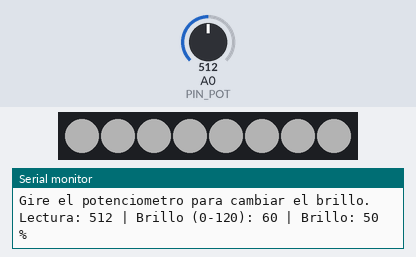
Simulated run of this sketch. Board: Arduino Uno, built with avr-gcc and run on an emulated ATmega328P. Parts: 8 RGB LEDs in strip order, left to right, the last lines printed to the serial monitor. Inputs (shaded band) come from the test bench; at power-on: A0 (PIN_POT) = 512. Dim RGB values are drawn brighter than linear.

Above: at 2.7 s.
2.8 s: A0 (PIN_POT) set to 716
At 3.1 s:
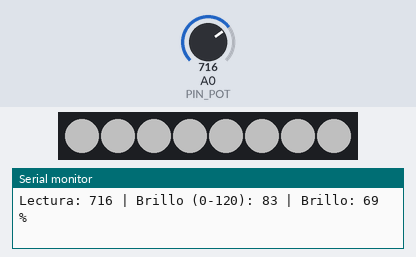
4.3 s: A0 (PIN_POT) set to 900
At 5.5 s:
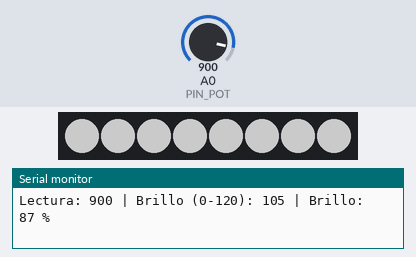
5.8 s: A0 (PIN_POT) set to 1023
At 6.7 s:
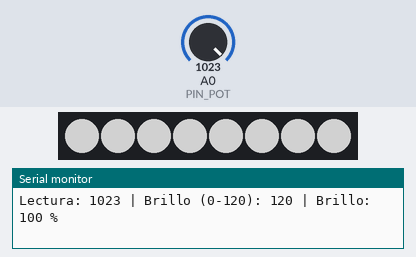
7.3 s: A0 (PIN_POT) set to 0
At 7.8 s:
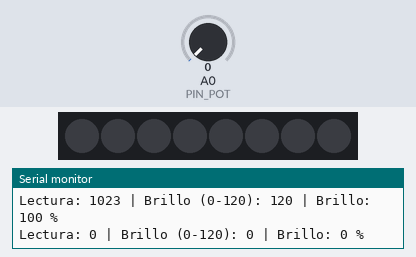
Timing chart, 0 to 9.8 s (numbered marks = the images above; inputs shaded):
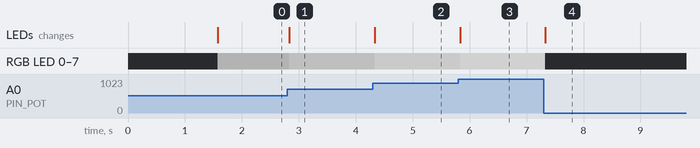

Measured:
- after the input at 2.8 s, RGB LED 0–7: RGB(60, 60, 60) → RGB(83, 83, 83) at once
- after the input at 4.3 s, RGB LED 0–7: RGB(83, 83, 83) → RGB(105, 105, 105) at once; the LEDs: change at once (image 2)
- after the input at 5.8 s, RGB LED 0–7: RGB(105, 105, 105) → RGB(120, 120, 120) at once; the LEDs: change at once (image 3)
- after the input at 7.3 s, RGB LED 0–7: RGB(120, 120, 120) → off at once; the LEDs: change at once (image 4)

The sketch:

Ejercicio5_Potenciometro_StripLed.ino
```cpp
/*
  ====================================================================
  EJERCICIO 5B: DIMMER CON POTENCIOMETRO Y STRIP LED
  ====================================================================
  Placa:       Arduino UNO R4 WiFi
  Componentes: Modulo potenciometro Keyestudio (VR Sensor, pines S, V, G)
               Tira LED RGB direccionable de 8 LED (NeoPixel / WS2812)
               Resistencia de 330 ohmios en la linea de datos
  Libreria:    Adafruit NeoPixel (Administrador de bibliotecas)

  CONEXIONES
    Potenciometro:  S -> A0     V -> 5V     G -> GND
    Tira LED:       +5V -> 5V   GND -> GND
                    DIN -> resistencia 330 ohm -> D6

  QUE HACE EL PROGRAMA
    Al girar el potenciometro cambia el brillo de toda la tira, desde
    apagada (0 %) hasta el maximo permitido (100 %). El Monitor Serial
    muestra la lectura, el valor de brillo y el porcentaje.

    A diferencia del ejercicio 5 (LED simple con PWM), aqui el brillo
    se envia como DATOS a la tira: cada LED recibe el valor de rojo,
    verde y azul que debe mostrar.
  ====================================================================
*/

// Se incluye la libreria que sabe hablar con la tira LED.
#include <Adafruit_NeoPixel.h>


// ---------------------------------------------------------------
// 1. PINES Y CONSTANTES
// ---------------------------------------------------------------

// Pin analogico A0: recibe la senal del potenciometro.
const int PIN_POT = A0;

// Pin digital D6: envia los datos a la tira (terminal DIN).
const int PIN_TIRA = 6;

// Cantidad de LED de la tira.
const int NUM_LEDS = 8;

// Color base de la tira, con valores de 0 a 255 para rojo, verde y
// azul. 255, 255, 255 = blanco. Ejemplos: 255, 0, 0 = rojo;
// 0, 0, 255 = azul; 255, 120, 0 = naranja.
const int COLOR_ROJO  = 255;
const int COLOR_VERDE = 255;
const int COLOR_AZUL  = 255;

// Brillo maximo permitido (de 0 a 255). Cada LED consume mucha
// corriente en blanco y a brillo maximo; este limite protege el
// puerto USB. Se recomienda no pasar de 120 con alimentacion USB.
const int BRILLO_MAXIMO = 120;

// Cada cuantos milisegundos se lee el potenciometro (50 ms = 20
// veces por segundo).
const unsigned long INTERVALO_LECTURA = 50;

// Cuantas lecturas se promedian. Reduce el temblor de la lectura.
const int MUESTRAS = 8;

// true invierte el sentido de giro del potenciometro.
const bool INVERTIR_GIRO = false;


// ---------------------------------------------------------------
// 2. OBJETO TIRA Y VARIABLES DE ESTADO
// ---------------------------------------------------------------

// Se crea el objeto "tira": numero de LED, pin de datos y tipo de
// LED (orden de colores GRB y velocidad de 800 kHz).
Adafruit_NeoPixel tira(NUM_LEDS, PIN_TIRA, NEO_GRB + NEO_KHZ800);

// Instante (en ms) de la ultima lectura.
unsigned long ultimaLectura = 0;

// Ultimo brillo enviado a la tira. Se inicia en -1 (valor imposible)
// para que el primer valor siempre se envie.
int brilloAnterior = -1;


// ---------------------------------------------------------------
// 3. FUNCION leerPotenciometro()
// ---------------------------------------------------------------
// Lee el potenciometro varias veces y devuelve el promedio, un
// numero de 0 a 1023.
int leerPotenciometro() {
  // "long" es un entero grande para sumar sin desbordar.
  long suma = 0;

  // Se repite la lectura y se suman los resultados.
  for (int i = 0; i < MUESTRAS; i++) {
    suma = suma + analogRead(PIN_POT);
  }

  // Promedio = suma entre numero de lecturas.
  return suma / MUESTRAS;
}


// ---------------------------------------------------------------
// 4. FUNCION aplicarBrillo()
// ---------------------------------------------------------------
// Pinta toda la tira con el color base multiplicado por el brillo.
// Recibe un brillo de 0 (apagado) a 255.
void aplicarBrillo(int brillo) {
  // Cada componente de color se escala: color * brillo / 255.
  // Se calcula siempre a partir del color base para no perder
  // precision (no se usa setBrightness() de la libreria porque
  // acumularia errores al cambiarlo muchas veces).
  int rojo  = (long)COLOR_ROJO  * brillo / 255;
  int verde = (long)COLOR_VERDE * brillo / 255;
  int azul  = (long)COLOR_AZUL  * brillo / 255;

  // Color() junta rojo, verde y azul en un solo numero de color.
  uint32_t color = tira.Color(rojo, verde, azul);

  // Se asigna el mismo color a cada LED, del 0 al ultimo.
  for (int i = 0; i < NUM_LEDS; i++) {
    tira.setPixelColor(i, color);
  }

  // show() envia los datos a la tira: hasta este momento los LED
  // no cambian.
  tira.show();
}


// ---------------------------------------------------------------
// 5. FUNCION setup()
// ---------------------------------------------------------------
// setup() se ejecuta UNA sola vez al encender o reiniciar la placa.
void setup() {
  // Se prepara la tira para recibir datos.
  tira.begin();

  // Se apagan todos los LED y se envia la orden.
  tira.clear();
  tira.show();

  // Se abre el Monitor Serial a 9600 baudios.
  Serial.begin(9600);

  // Se espera 1,5 s para que la conexion USB quede establecida.
  delay(1500);

  // Mensajes iniciales.
  Serial.println("DIMMER CON STRIP LED - ARDUINO UNO R4 WIFI");
  Serial.println("------------------------------------------");
  Serial.println("Gire el potenciometro para cambiar el brillo.");
}


// ---------------------------------------------------------------
// 6. FUNCION loop()
// ---------------------------------------------------------------
// loop() se repite continuamente mientras la placa tenga energia.
void loop() {
  // Se guarda el tiempo actual en milisegundos.
  unsigned long ahora = millis();

  // Solo se lee si pasaron al menos 50 ms desde la ultima lectura.
  if (ahora - ultimaLectura >= INTERVALO_LECTURA) {
    // Se guarda el instante de esta lectura.
    ultimaLectura = ahora;

    // ---- PASO 1: leer el potenciometro (0 a 1023) ----
    int lectura = leerPotenciometro();

    // Si se pidio invertir el giro, se da vuelta la escala.
    if (INVERTIR_GIRO) {
      lectura = 1023 - lectura;
    }

    // ---- PASO 2: convertir la lectura en brillo ----
    // map() convierte proporcionalmente un numero de un rango a
    // otro. La lectura 0-1023 pasa a 0-BRILLO_MAXIMO.
    int brillo = map(lectura, 0, 1023, 0, BRILLO_MAXIMO);

    // El mismo valor expresado de 0 a 100 para mostrarlo en %.
    int porcentaje = map(lectura, 0, 1023, 0, 100);

    // ---- PASO 3: enviar el brillo a la tira solo si cambio ----
    // "!=" significa "distinto de". Enviar datos solo cuando hace
    // falta evita trabajo innecesario.
    if (brillo != brilloAnterior) {
      aplicarBrillo(brillo);

      // ---- PASO 4: informar por el Monitor Serial ----
      Serial.print("Lectura: ");
      Serial.print(lectura);
      Serial.print(" | Brillo (0-");
      Serial.print(BRILLO_MAXIMO);
      Serial.print("): ");
      Serial.print(brillo);
      Serial.print(" | Brillo: ");
      Serial.print(porcentaje);
      Serial.println(" %");

      // Se recuerda el brillo enviado.
      brilloAnterior = brillo;
    }
  }
}
```
